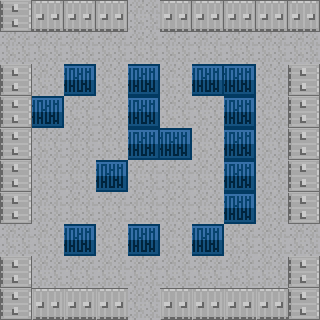

A 2D game scene composited from a Tiled map and its tileset images. What follows is a short description and the map's XML, with every tile layer's data as written:
An orthogonal 10x10 tile map with 32x32 px tiles, 2 tile layers (块层 1, 块层 2), 2 tilesets.

<map version="1.0" orientation="orthogonal" renderorder="right-down" width="10" height="10" tilewidth="32" tileheight="32" nextobjectid="1">
 <tileset firstgid="1" name="map2" tilewidth="32" tileheight="32" tilecount="264" columns="22">
  <image source="thank2.png" width="704" height="384" />
 </tileset>
 <tileset firstgid="265" name="map" tilewidth="32" tileheight="32" tilecount="450" columns="25">
  <image source="spritelib_gpl/maze/tankbrigade.png" width="800" height="600" />
 </tileset>
 <layer name="块层 1" width="10" height="10">
  <data encoding="csv">
0,0,0,0,0,0,0,0,0,0,
0,0,0,0,0,0,0,0,0,0,
0,0,0,0,0,0,0,0,0,0,
0,0,0,0,0,0,0,0,0,0,
0,0,0,0,0,0,0,0,0,0,
0,0,0,0,0,0,0,0,0,0,
0,0,0,0,0,0,0,0,0,0,
0,0,0,0,0,0,0,0,0,0,
0,0,0,0,0,0,0,0,0,0,
0,0,0,0,0,0,0,0,0,0
</data>
 </layer>
 <objectgroup name="对象层 1" />
 <layer name="块层 2" width="10" height="10">
  <data encoding="csv">
53,68,68,68,70,68,68,68,68,68,
70,70,70,70,70,70,70,70,70,70,
53,70,31,70,31,70,31,31,70,53,
53,31,70,70,31,70,70,31,70,53,
53,70,70,70,31,31,70,31,70,53,
53,70,70,31,70,70,70,31,70,53,
53,70,70,70,70,70,70,31,70,53,
70,70,31,70,31,70,31,70,70,70,
53,70,70,70,70,70,70,70,70,53,
53,67,67,67,70,67,67,67,67,53
</data>
 </layer>
</map>
